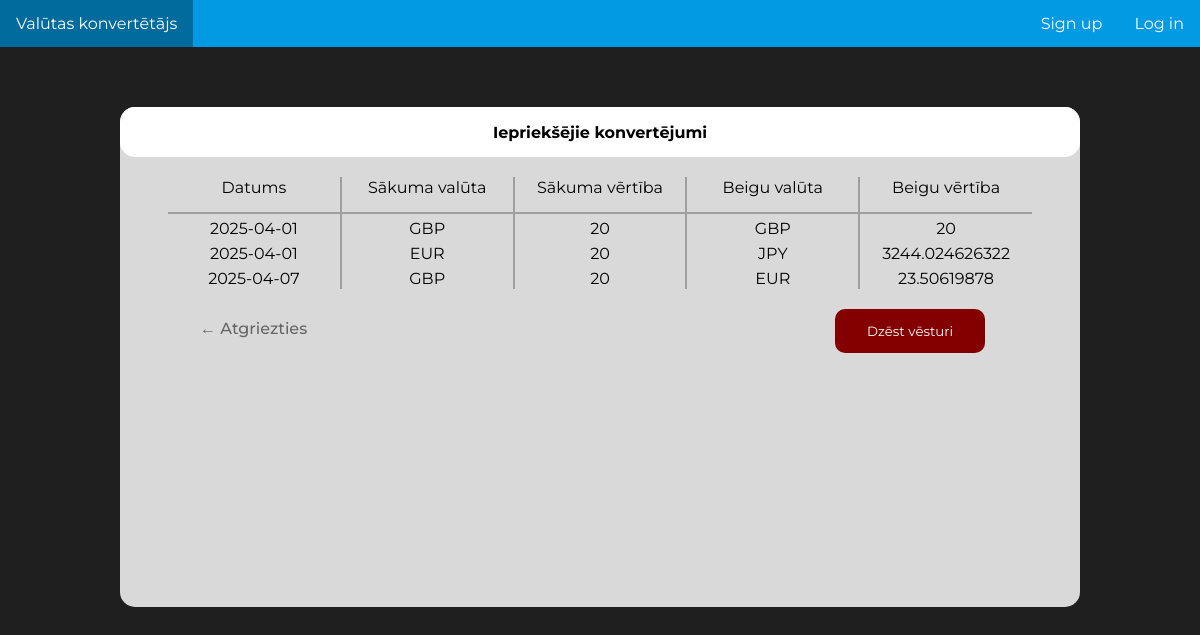
The app's page /history with its own data.
### tables this page shows
CREATE TABLE "conversion_history" (
	"user_id"	INTEGER,
	"value_from"	INTEGER,
	"currency_from"	TEXT,
	"value_to"	INTEGER,
	"currency_to"	TEXT,
	"date"	TEXT,
	"time"	TEXT,
	FOREIGN KEY("user_id") REFERENCES "user"("user_id")
);

### currency_converter.py (the view)
@app.route("/history", methods = ["GET"])
def history():
    db = utilities.Database()
    history = db.get_histrory()
    print(history == [])
    if history == []:
        return render_template("history.html", history = (("", "", "", "", "", "", "")))
    else:
        return render_template("history.html", history = history)

### utilities.py (called while the page is built)
    def get_histrory(self):
        self.cur.execute("""SELECT * FROM 'conversion_history'""")
        history = self.cur.fetchall()
        self.cur.close()
        return history[-11:]

### templates/history.html (shortened to what this page needs)
<!DOCTYPE html>
<html lang="en">
  <head>
    <link rel="stylesheet" type="text/css" href="{{ url_for('static', filename='style.css' ) }}">
  </head>
    <body>
        <div>
          <ul class="navbar">
            <li><a href="/ieiet">Log in</a></li>
            <li><a href="/signup">Sign up</a></li>
            <li style="float:left"><a href="/home">Valūtas konvertētājs</a></li>
          </ul>
        </div>
        <div class="mother-box">
            <div class="big-box">
                <div class="big-box-title-box">
                    Iepriekšējie konvertējumi
                </div>
                <div class="table-area">
                    <table class="big-box-table">
                        <tr>
                          <th class="borderized-right">Datums</th>
                          <th class="borderized-right">Sākuma valūta</th>
                          <th class="borderized-right">Sākuma vērtība</th>
                          <th class="borderized-right">Beigu valūta</th>
                          <th>Beigu vērtība</th>
                        </tr>
                        {% for row in history %}
                          <tr>
                            <td class="borderized-right">{{ row [5] }}</td>
                            <td class="borderized-right">{{ row [2] }}</td>
                            <td class="borderized-right">{{ row [1] }}</td>
                            <td class="borderized-right">{{ row [4] }}</td>
                            <td>{{ row [3] }}</td>
                          </tr>
                        {% endfor %}
                      </table>
                </div>
                <div class="delete-button">
                <form action="/api/delete_history">
                <input class="delete-history-button" type="submit" name="delete_history" value="Dzēst vēsturi"/>
                </form>
                <a class="atgriezties-poga" href="/"> &larr; Atgriezties </a>
                </div>
            </div>
        </div>
    </body>
</html>

### static/style.css (style rules this page uses)
.navbar { list-style-type: none; margin: 0; padding: 0; overflow: hidden; width: 100%; background-color: #029AE3; transition: 0.3s; }
li { float: right; }
li a { display: block; color: white; padding: 14px 16px; text-decoration: none; transition: 0.3s; }
body { display: block; font-family: 'Montserrat', serif; margin: 0px; background-color: #1f1f1f; }
.big-box { height: 500px; width: 80%; background-color: #D9D9D9; display: block; margin: auto; border-radius: 15px; }
.big-box-title-box { display: inline-block; height: 50px; border-radius: 15px; width: 100%; background-color: #ffffff; align-content: center; text-align: center; font-weight: bold; }
.mother-box { margin-top: 60px; }
.big-box-table { text-align: center; width: 100%; }
.table-area { margin-top: 20px; margin-left: auto; margin-right: auto; width: 90%; }
th { font-weight: normal; width: 20%; padding-bottom: 15px; border-bottom: 2px solid #9F9F9F; }
td { padding-top: 5px; }
.borderized-right { border-right: 2px solid #9F9F9F; }
table { border-collapse: collapse; }
.delete-history-button { display: block; border: none; font-family: 'Montserrat', 'serif'; border-radius: 10px; color: #ffffff; background-color: rgb(132, 0, 0); padding: 14px 16px; text-decoration: none; transition: 0.3s; width: 150px; float: right; margin-right: 95px; margin-top: 20px; }
.delete-button { padding-top: auto; padding-bottom: 20px; }
.atgriezties-poga { text-decoration: none; color: #666666; font-weight: 500; padding: 30px 80px; position: absolute; }

### records on screen
conversion_history: date "2025-04-01", currency_from "GBP", value_from "20", currency_to "GBP", value_to "20"
conversion_history: date "2025-04-01", currency_from "EUR", value_from "20", currency_to "JPY", value_to "3244.024626322"
conversion_history: date "2025-04-07", currency_from "GBP", value_from "20", currency_to "EUR", value_to "23.50619878"
